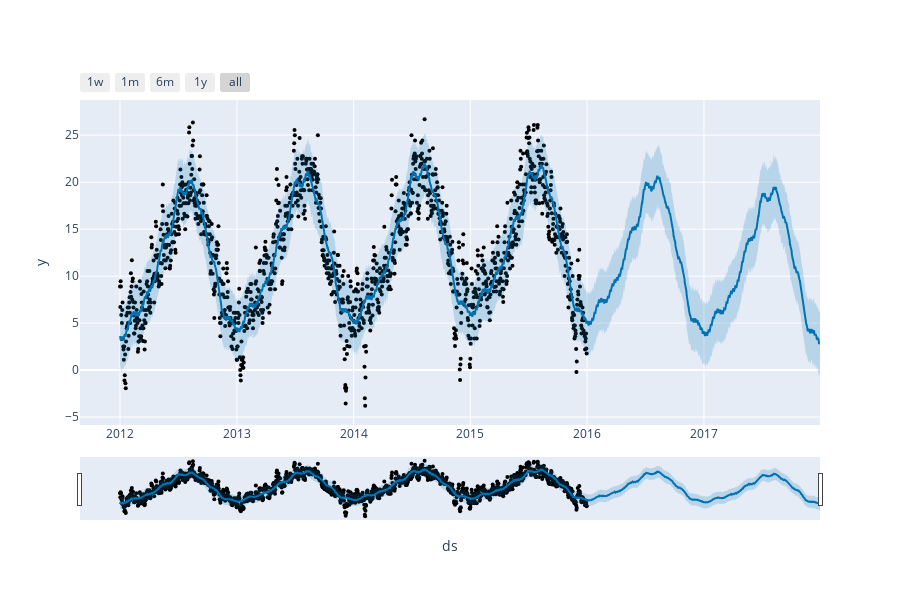

Here is the notebook cell this chart was saved with:
### Code cell
from prophet import Prophet
from prophet.plot import plot_plotly, plot_components_plotly

model = Prophet()
model.fit(forecast_data)

forecasts = model.make_future_dataframe(periods=730)
prediction = model.predict(forecasts)

plot_plotly(model,prediction)

### Figure 1 — Plotly figure (JSON) as saved in the notebook; plotly's stock layout.template omitted (floating-point values rounded to 4 significant figures; data arrays with more than 128 entries replaced by an {"elided": "..."} marker saying what was removed)
{"data": [{"marker": {"color": "black", "size": 4}, "mode": "markers", "name": "Actual", "type": "scatter", "x": {"elided": "1461 str values"}, "y": {"elided": "1461 float values"}}, {"hoverinfo": "skip", "line": {"width": 0}, "mode": "lines", "type": "scatter", "x": {"elided": "2191 str values"}, "y": {"elided": "2191 float values"}}, {"fill": "tonexty", "fillcolor": "rgba(0, 114, 178, 0.2)", "line": {"color": "#0072B2", "width": 2}, "mode": "lines", "name": "Predicted", "type": "scatter", "x": {"elided": "2191 str values"}, "y": {"elided": "2191 float values"}}, {"fill": "tonexty", "fillcolor": "rgba(0, 114, 178, 0.2)", "hoverinfo": "skip", "line": {"width": 0}, "mode": "lines", "type": "scatter", "x": {"elided": "2191 str values"}, "y": {"elided": "2191 float values"}}], "layout": {"height": 600, "showlegend": false, "width": 900, "xaxis": {"rangeselector": {"buttons": [{"count": 7, "label": "1w", "step": "day", "stepmode": "backward"}, {"count": 1, "label": "1m", "step": "month", "stepmode": "backward"}, {"count": 6, "label": "6m", "step": "month", "stepmode": "backward"}, {"count": 1, "label": "1y", "step": "year", "stepmode": "backward"}, {"step": "all"}]}, "rangeslider": {"visible": true}, "title": {"text": "ds"}, "type": "date"}, "yaxis": {"title": {"text": "y"}}}}
